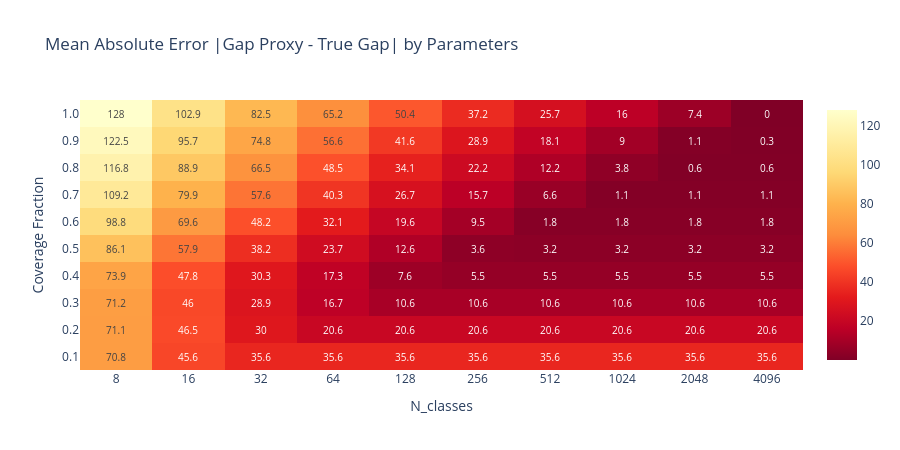

The code cell stored with this chart in its notebook:
### Code cell
# ==============================================================================
# Heatmap: Mean Absolute Error vs (N_classes, coverage_fraction)
# ==============================================================================

# Pivot for heatmap
pivot_abs_error = df_aggregated.pivot(
    index="coverage_frac", columns="n_classes", values="abs_error_mean"
)

# Create heatmap
fig = go.Figure(data=go.Heatmap(
    z=pivot_abs_error.values,
    x=[str(x) for x in pivot_abs_error.columns],
    y=[f"{y:.1f}" for y in pivot_abs_error.index],
    colorscale="YlOrRd",
    reversescale=True,  # Lower error = greener
    zmin=0,
    text=np.round(pivot_abs_error.values, 1),
    texttemplate="%{text}",
    textfont={"size": 10},
    hovertemplate="N_classes: %{x}<br>Coverage: %{y}<br>Abs Error: %{z:.2f}<extra></extra>",
))

fig.update_layout(
    title="Mean Absolute Error |Gap Proxy - True Gap| by Parameters",
    xaxis_title="N_classes",
    yaxis_title="Coverage Fraction",
    height=450,
)

fig.show()

# Print summary
print("\nMean Absolute Error by (N_classes, coverage_fraction):")
print(pivot_abs_error.round(2).to_string())

### Figure 1 — Plotly figure (JSON) as saved in the notebook; plotly's stock layout.template omitted (floating-point values rounded to 4 significant figures)
{"data": [{"colorscale": [[0, "rgb(255,255,204)"], [0.125, "rgb(255,237,160)"], [0.25, "rgb(254,217,118)"], [0.375, "rgb(254,178,76)"], [0.5, "rgb(253,141,60)"], [0.625, "rgb(252,78,42)"], [0.75, "rgb(227,26,28)"], [0.875, "rgb(189,0,38)"], [1, "rgb(128,0,38)"]], "hovertemplate": "N_classes: %{x}<br>Coverage: %{y}<br>Abs Error: %{z:.2f}<extra></extra>", "reversescale": true, "text": [[70.8, 45.6, 35.6, 35.6, 35.6, 35.6, 35.6, 35.6, 35.6, 35.6], [71.1, 46.5, 30.0, 20.6, 20.6, 20.6, 20.6, 20.6, 20.6, 20.6], [71.2, 46.0, 28.9, 16.7, 10.6, 10.6, 10.6, 10.6, 10.6, 10.6], [73.9, 47.8, 30.3, 17.3, 7.6, 5.5, 5.5, 5.5, 5.5, 5.5], [86.1, 57.9, 38.2, 23.7, 12.6, 3.6, 3.2, 3.2, 3.2, 3.2], [98.8, 69.6, 48.2, 32.1, 19.6, 9.5, 1.8, 1.8, 1.8, 1.8], [109.2, 79.9, 57.6, 40.3, 26.7, 15.7, 6.6, 1.1, 1.1, 1.1], [116.8, 88.9, 66.5, 48.5, 34.1, 22.2, 12.2, 3.8, 0.6, 0.6], [122.5, 95.7, 74.8, 56.6, 41.6, 28.9, 18.1, 9.0, 1.1, 0.3], [128.0, 102.9, 82.5, 65.2, 50.4, 37.2, 25.7, 16.0, 7.4, 0.0]], "textfont": {"size": 10}, "texttemplate": "%{text}", "type": "heatmap", "x": ["8", "16", "32", "64", "128", "256", "512", "1024", "2048", "4096"], "y": ["0.1", "0.2", "0.3", "0.4", "0.5", "0.6", "0.7", "0.8", "0.9", "1.0"], "z": [[70.79, 45.55, 35.6, 35.6, 35.6, 35.6, 35.6, 35.6, 35.6, 35.6], [71.09, 46.45, 29.99, 20.56, 20.56, 20.56, 20.56, 20.56, 20.56, 20.56], [71.19, 46.04, 28.88, 16.65, 10.63, 10.63, 10.63, 10.63, 10.63, 10.63], [73.86, 47.79, 30.26, 17.28, 7.593, 5.548, 5.548, 5.548, 5.548, 5.548], [86.09, 57.9, 38.17, 23.72, 12.57, 3.63, 3.231, 3.231, 3.231, 3.231], [98.84, 69.58, 48.19, 32.13, 19.57, 9.505, 1.817, 1.817, 1.817, 1.817], [109.2, 79.93, 57.61, 40.32, 26.72, 15.67, 6.631, 1.096, 1.096, 1.096], [116.8, 88.93, 66.5, 48.53, 34.08, 22.16, 12.23, 3.849, 0.5931, 0.5931], [122.5, 95.75, 74.78, 56.59, 41.59, 28.89, 18.06, 8.984, 1.128, 0.3329], [128.0, 102.9, 82.51, 65.21, 50.38, 37.23, 25.72, 16.02, 7.36, 0.03245]], "zmin": 0}], "layout": {"height": 450, "title": {"text": "Mean Absolute Error |Gap Proxy - True Gap| by Parameters"}, "xaxis": {"title": {"text": "N_classes"}}, "yaxis": {"title": {"text": "Coverage Fraction"}}}}
